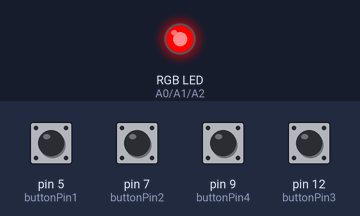
A sketch run on a simulated Arduino Uno, built with avr-gcc and run on an emulated ATmega328P. Shown: an RGB LED mixed from three pins (HIGH = lit). Inputs (shaded band) come from the test bench; at power-on: pin 5 (buttonPin1), pin 7 (buttonPin2), pin 9 (buttonPin4), pin 12 (buttonPin3) HIGH. What the sketch prints to the serial monitor is not drawn.

Above: at 1.2 s.
1.3 s: pin 5 (buttonPin1) pulled LOW for 1 s
At 4.7 s:
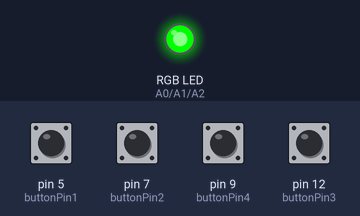
5.3 s: pin 7 (buttonPin2) pulled LOW for 1 s
At 9.1 s:
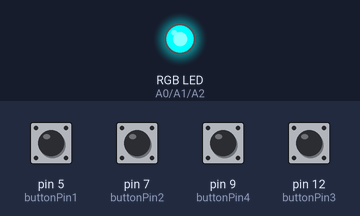
9.3 s: pin 9 (buttonPin4) pulled LOW for 1 s
At 13.1 s:
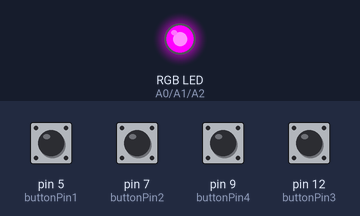
13.3 s: pin 12 (buttonPin3) pulled LOW for 1 s
17.3 s: pin 5 (buttonPin1) driven LOW and pin 7 (buttonPin2) driven LOW
20.3 s: pin 9 (buttonPin4) pulled LOW for 1 s
Timing chart, 0 to 23.3 s (numbered marks = the images above; inputs shaded):
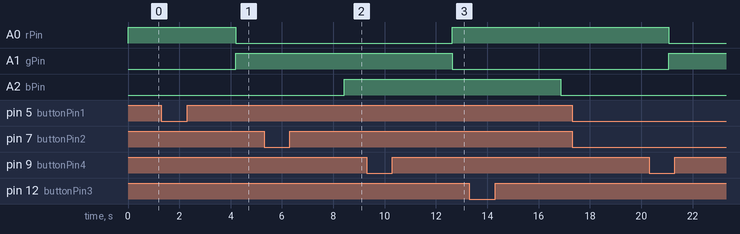

Measured:
- after the input at 17.3 s, every drawn part: stays the same

The sketch:

macropad.ino
```cpp
/* Jason Watts
    3/20/21
    Arduino macropad code to be used by python script.
*/

//Sets time to delay sending output.
unsigned long lastDebounceTime = 0;
unsigned long debounceDelay = 500;
unsigned long lastDebounceTime2 = 0;
unsigned long debounceDelay2 = 500;
unsigned long lastDebounceTime3 = 0;
unsigned long debounceDelay3 = 500;
unsigned long lastDebounceTime4 = 0;
unsigned long debounceDelay4 = 500;

//Keypad buttons to digital pins
const int buttonPin1 = 5;
const int buttonPin2 = 7;
const int buttonPin3 = 12;
const int buttonPin4  = 9;

int buttonState1 = 0;
int buttonState2 = 0;
int buttonState3 = 0;
int buttonState4 = 0;

int lastbuttonstate = HIGH;

int rVal = 254;
int gVal = 1;
int bVal = 127;
int rDir = -1;
int gDir = 1;
int bDir = -1;

//RGB color pins
int rPin = A0;
int gPin = A1;
int bPin = A2;

void setup() {

//Pulls the keyswitches high
  pinMode(buttonPin1, INPUT_PULLUP);
  pinMode(buttonPin2, INPUT_PULLUP);
  pinMode(buttonPin3, INPUT_PULLUP);
  pinMode(buttonPin4, INPUT_PULLUP);

  Serial.begin(9600);

//Sets the RGB pins to an output
  pinMode(rPin, OUTPUT);
  pinMode(gPin, OUTPUT);
  pinMode(bPin, OUTPUT);
}

void loop() {
  rgbcolor();
  keyCheck1();
  keyCheck2();
  keyCheck3();
  keyCheck4();
}


void keyCheck1() {

  buttonState1 = digitalRead(buttonPin1);
  if ((millis() - lastDebounceTime) < debounceDelay) {
    return;
  }
  lastDebounceTime += debounceDelay;
  if (buttonState1 == LOW) {
    Serial.write('a');
  }
}

void keyCheck2() {

  buttonState2 = digitalRead(buttonPin2);

  if ((millis() - lastDebounceTime2) < debounceDelay2) {
    return;
  }

  lastDebounceTime2 += debounceDelay2;

  if (buttonState2 == LOW) {
    Serial.write('b');
  }
}

void keyCheck3() {

  buttonState3 = digitalRead(buttonPin3);

  if ((millis() - lastDebounceTime3) < debounceDelay3) {
    return;
  }
  lastDebounceTime3 += debounceDelay3;

  if (buttonState3 == LOW) {
    Serial.write('c');
  }
}

void keyCheck4() {

  buttonState4 = digitalRead(buttonPin4);

  if ((millis() - lastDebounceTime4) < debounceDelay4) {
    return;
  }
  lastDebounceTime4 += debounceDelay4;

  if (buttonState4 == LOW) {
    Serial.write('d');
  }
}

void rgbcolor() {

  analogWrite(rPin, rVal);
  analogWrite(gPin, gVal);
  analogWrite(bPin, bVal);

  // change the values of the LEDs
  rVal = rVal + rDir;
  gVal = gVal + gDir;
  bVal = bVal + bDir;

  // for each color, change direction if
  // you reached 0 or 255
  if (rVal >= 255 || rVal <= 0) {
    rDir = rDir * -1;
  }

  if (gVal >= 255 || gVal <= 0) {
    gDir = gDir * -1;
  }

  if (bVal >= 255 || bVal <= 0) {
    bDir = bDir * -1;
  }

  // slight delay so it doesn't rotate color too quicky
  delay(33);
}
```
